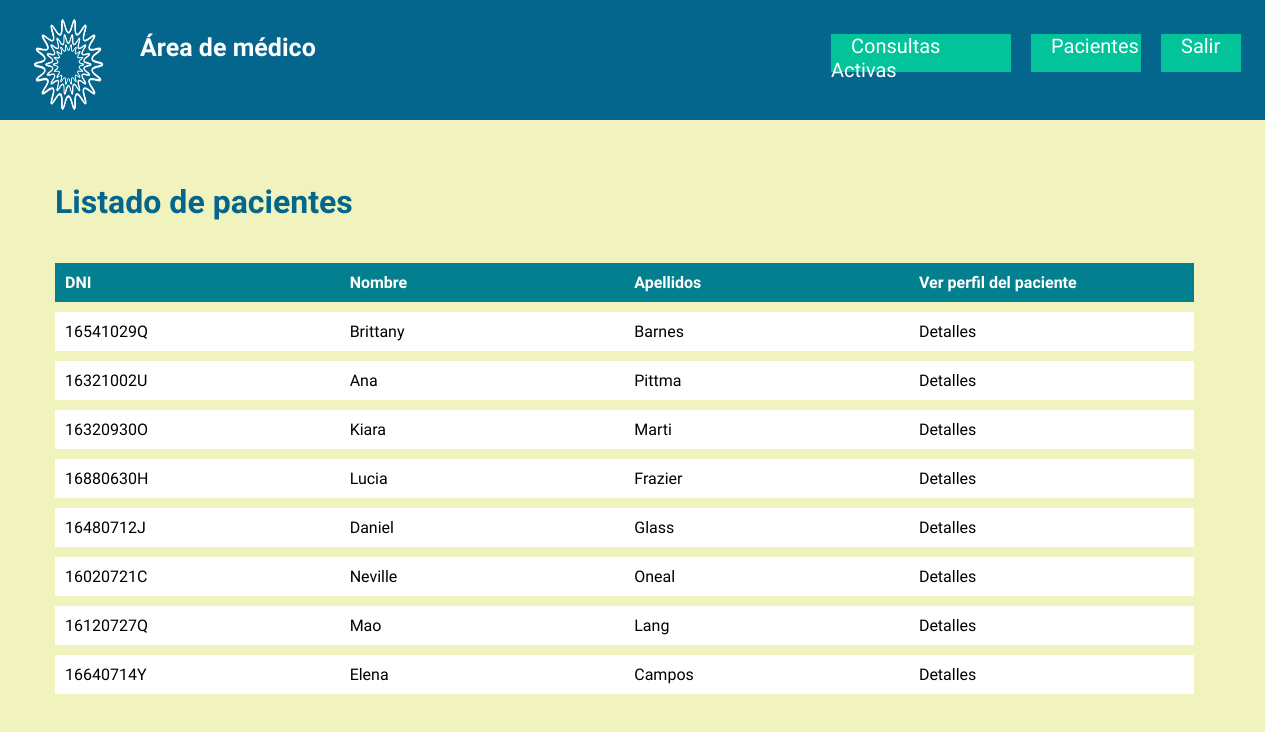
Screenshot of /listaPacientesMedico.php?idMed=2 with the database file from the repository.
### tables this page shows
CREATE TABLE `paciente` (
  `id` int(11) NOT NULL,
  `DNI` varchar(13) DEFAULT NULL,
  `Password` varchar(255) DEFAULT NULL,
  `Nombre` varchar(255) DEFAULT NULL,
  `Apellidos` varchar(255) DEFAULT NULL,
  `NumSS` varchar(13) DEFAULT NULL,
  `Sexo` varchar(255) DEFAULT NULL,
  `Medico` int(11) NOT NULL,
  `Direccion` varchar(100) NOT NULL,
  `Telefono` varchar(9) NOT NULL
);

### listaPacientesMedico.php (the view, shortened to what this page needs)
<!DOCTYPE html>
<?php
  require('dbmedcon.php');
  $idMed = isset($_GET['idMed']) ? $_GET['idMed'] : null;
?>
<html>
<head>
  <link href="styles/estiloMedicos.css" rel="stylesheet">
</head>
</head>
<body class="htmlNoPages">
  <div class="gwd-div-lm07"></div>
  <img src="assets/logo.png" class="gwd-img-fa6j">
  <h4 class = "area" >Área de médico</h4>
  <nav id="menu-superior">
    <ul>
        <li li class="gwd-p-gv4z"><a href="listaConsultasMedico.php?idMed=<?php echo $idMed?>">Consultas Activas</h3></a></li>
        <li class="gwd-p-gv4z gwd-li-yj6f"><a href="listaPacientesMedico.php?idMed=<?php echo $idMed?>">Pacientes</a></li>
        <li class="gwd-p-gv4z gwd-p-5vs1"><a href="login.php">Salir</a></li>
    </ul>
  </nav>
  <div class = "Listado_consultas_medico">
    <h1>Listado de pacientes </h1>
    <div>
          <table class = "tablaListadoConsultasMedico">
          <tr>
              <th> DNI</th>
              <th>Nombre</th>
              <th>Apellidos</th>
              <th> Ver perfil del paciente</th>
          </tr>
              <?php
              $idMed = isset($_GET['idMed']) ?$_GET['idMed']: null;
              $consulta = $miPDO -> prepare('SELECT * FROM paciente WHERE Medico like :idMed');
              $consulta -> execute(array('idMed' => $idMed));
              $pacientes = $consulta -> fetchAll();
              foreach($pacientes as $paciente){
                echo '
                    <tr>
                        <td>'.$paciente['DNI'].'</td>
                        <td>'.$paciente['Nombre'].'</td>
                        <td>'.$paciente['Apellidos'].'</td>
                        <td><a href = "perfilPacMedico.php?id='.$paciente['id'].'&idMed='.$idMed.'"> Detalles </a></td>
                    </tr>';
              }
              ?>
          </table>
    </div>
  </div>
</body>
</html>

### styles/estiloMedicos.css (style rules this page uses)
h1 { margin: 0px; color: #05668D; }
html, body { width: 100%; height: 100%; margin: 0px; }
body { background-color: rgb(240, 243, 189); font-family: Oswald, "Open Sans", Arial, sans-serif; font-size: 12pt; margin: 0px; }
.gwd-div-lm07 { color: black; padding: 0.5em 3em; align-items: center; display: flex; height: 120px; position: absolute; background-image: none; background-color: rgb(5, 102, 141); border-image-source: none; border-image-width: 1; border-image-outset: 0; border-image-repeat: stretch; border-color: transparent; width: 100%; top: 0px; left: 0px; }
.gwd-img-fa6j { position: absolute; height: 18%; width: 113.45px; top: -9px; left: 12px; }
.area { position: absolute; height: 20em; width: 30%; top: 0px; left: 140px; color: white; font-size: 25px; }
.gwd-p-gv4z { position: absolute; width: 180px; height: 38px; font-family: Oswald; font-size: 20px; margin: 4px; right:250px; top: 30px; text-decoration: none; }
.gwd-li-yj6f { right: 120px; width: 110px; }
.gwd-p-5vs1 { width: 80px; right: 20px; }
nav#menu-superior ul li { display: inline-block; background-color:#02C39A; color:rgb(240, 243, 189); }
nav#menu-superior ul li a { padding: 1em; color: rgb(255, 255, 255); text-decoration: none; }
* { box-sizing: border-box; }
.Listado_consultas_medico { margin: 20px; left: 35px; top: 20%; width: 100%; height: 100px; position: absolute; }
.Listado_consultas_medico div { top: 5em; width: 100%; height: 100px; position: absolute; text-decoration: none; }
.tablaListadoConsultasMedico { width: 90%; text-align: left; caption-side: top; background-color: white; border-collapse: collapse; }
.tablaListadoConsultasMedico caption, td, th { padding: 0.3em; }
.tablaListadoConsultasMedico th, td { padding: 10px; border-bottom: 10px solid rgb(240, 243, 189); width: 25%; text-decoration: none; }
a { text-decoration: none; color:black; }
.tablaListadoConsultasMedico th { background-color: #028090; color: white; }
.perfil caption, td, th { padding: 0.8em; }
.perfil th, td { padding: 10px; border-bottom: 10px solid rgb(240, 243, 189); width: 25%; text-decoration: none; }

### rows the page displays
paciente: DNI "16541029Q", Nombre "Brittany", Apellidos "Barnes"
paciente: DNI "16321002U", Nombre "Ana", Apellidos "Pittma"
paciente: DNI "16320930O", Nombre "Kiara", Apellidos "Marti"
paciente: DNI "16880630H", Nombre "Lucia", Apellidos "Frazier"
paciente: DNI "16480712J", Nombre "Daniel", Apellidos "Glass"
paciente: DNI "16020721C", Nombre "Neville", Apellidos "Oneal"
paciente: DNI "16120727Q", Nombre "Mao", Apellidos "Lang"
paciente: DNI "16640714Y", Nombre "Elena", Apellidos "Campos"
